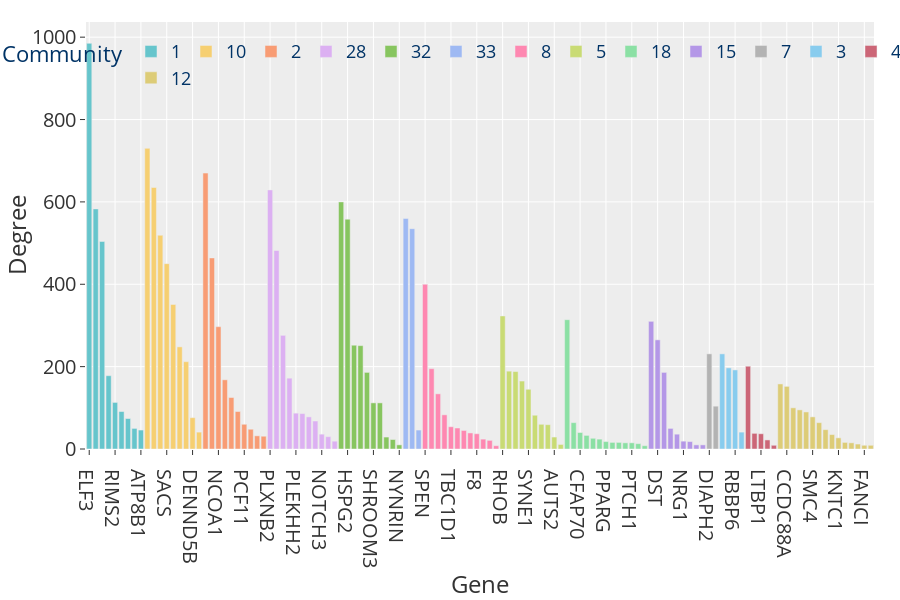

Notebook code for this chart:
### Code cell
col = "degree_t"
sel_com_genes["degree_t"] = network_stats["degree_t"]
sel_com_genes.sort_values(by="degree_t", ascending=False, inplace=True)
sel_com_genes["max_b"] = sel_com_genes["max_b"].astype(str)
colors = px.colors.qualitative.Pastel + px.colors.qualitative.Safe
fig = px.bar(sel_com_genes.reset_index(names="gene"), x="gene", y=col, color="max_b", color_discrete_sequence=colors)
fig = fig.update_layout(
    title="",
    legend=dict(
        title="Community",
        orientation="h",
        yanchor="middle",
        xanchor="center",
        y=0.90,
        x=0.5,
        bgcolor="rgba(0,0,0,0)",
        font=dict(size=18, color="#003366"),
    ),
    yaxis=dict(tickfont=dict(size=20), title="Degree"),
    xaxis=dict(tickfont=dict(size=20), title="Gene"),
    font=dict(size=20),
    height=600,
)

# fig.update_layout(
#     xaxis=dict(tickmode="linear", tick0=0, dtick=1),
# )

save_fig(name="SmallCom_gene", fig=fig, base_path=figures_path, width=1300, height=600, margin=0.02)
fig

### Figure 1 — Plotly figure (JSON) as saved in the notebook; plotly's stock layout.template omitted (floating-point values rounded to 4 significant figures)
{"data": [{"alignmentgroup": "True", "hovertemplate": "max_b=1<br>gene=%{x}<br>degree_t=%{y}<extra></extra>", "legendgroup": "1", "marker": {"color": "rgb(102, 197, 204)", "pattern": {"shape": ""}}, "name": "1", "offsetgroup": "1", "orientation": "v", "showlegend": true, "textposition": "auto", "type": "bar", "x": ["ELF3", "CHD2", "KLF5", "ABCC5", "RIMS2", "EPHA2", "AKAP13", "TIAM1", "ATP8B1"], "xaxis": "x", "y": [985, 583, 504, 178, 113, 91, 74, 50, 46], "yaxis": "y"}, {"alignmentgroup": "True", "hovertemplate": "max_b=10<br>gene=%{x}<br>degree_t=%{y}<extra></extra>", "legendgroup": "10", "marker": {"color": "rgb(246, 207, 113)", "pattern": {"shape": ""}}, "name": "10", "offsetgroup": "10", "orientation": "v", "showlegend": true, "textposition": "auto", "type": "bar", "x": ["COL7A1", "MYH10", "FN1", "SACS", "PRKDC", "LAMA3", "SF3B3", "DENND5B", "RASAL2"], "xaxis": "x", "y": [730, 635, 519, 450, 351, 248, 212, 76, 41], "yaxis": "y"}, {"alignmentgroup": "True", "hovertemplate": "max_b=2<br>gene=%{x}<br>degree_t=%{y}<extra></extra>", "legendgroup": "2", "marker": {"color": "rgb(248, 156, 116)", "pattern": {"shape": ""}}, "name": "2", "offsetgroup": "2", "orientation": "v", "showlegend": true, "textposition": "auto", "type": "bar", "x": ["AHR", "CREBBP", "NCOA1", "TACC2", "PAN2", "TP53BP2", "PCF11", "ITSN2", "ACACB", "DOT1L"], "xaxis": "x", "y": [670, 464, 297, 168, 125, 91, 60, 48, 32, 31], "yaxis": "y"}, {"alignmentgroup": "True", "hovertemplate": "max_b=28<br>gene=%{x}<br>degree_t=%{y}<extra></extra>", "legendgroup": "28", "marker": {"color": "rgb(220, 176, 242)", "pattern": {"shape": ""}}, "name": "28", "offsetgroup": "28", "orientation": "v", "showlegend": true, "textposition": "auto", "type": "bar", "x": ["PLXNB2", "DMXL2", "SMCHD1", "SCRIB", "PLEKHH2", "PTPRM", "RALGAPA2", "PPL", "NOTCH3", "PLEKHA7", "AFF1"], "xaxis": "x", "y": [629, 482, 276, 172, 87, 86, 78, 68, 36, 30, 19], "yaxis": "y"}, {"alignmentgroup": "True", "hovertemplate": "max_b=32<br>gene=%{x}<br>degree_t=%{y}<extra></extra>", "legendgroup": "32", "marker": {"color": "rgb(135, 197, 95)", "pattern": {"shape": ""}}, "name": "32", "offsetgroup": "32", "orientation": "v", "showlegend": true, "textposition": "auto", "type": "bar", "x": ["RNF213", "HSPG2", "EPG5", "MPDZ", "CDKN2A", "SHROOM3", "PARP14", "OAS2", "ZNFX1", "NYNRIN"], "xaxis": "x", "y": [600, 558, 252, 251, 186, 112, 112, 29, 23, 10], "yaxis": "y"}, {"alignmentgroup": "True", "hovertemplate": "max_b=33<br>gene=%{x}<br>degree_t=%{y}<extra></extra>", "legendgroup": "33", "marker": {"color": "rgb(158, 185, 243)", "pattern": {"shape": ""}}, "name": "33", "offsetgroup": "33", "orientation": "v", "showlegend": true, "textposition": "auto", "type": "bar", "x": ["TRANK1", "VPS13D", "LAMA4"], "xaxis": "x", "y": [560, 535, 46], "yaxis": "y"}, {"alignmentgroup": "True", "hovertemplate": "max_b=8<br>gene=%{x}<br>degree_t=%{y}<extra></extra>", "legendgroup": "8", "marker": {"color": "rgb(254, 136, 177)", "pattern": {"shape": ""}}, "name": "8", "offsetgroup": "8", "orientation": "v", "showlegend": true, "textposition": "auto", "type": "bar", "x": ["SPEN", "SMG1", "PCNT", "HIVEP2", "TBC1D1", "MXRA5", "HIVEP1", "PRDM2", "F8", "HIVEP3", "TRERF1", "SORL1"], "xaxis": "x", "y": [400, 195, 134, 83, 54, 51, 45, 39, 37, 24, 21, 8], "yaxis": "y"}, {"alignmentgroup": "True", "hovertemplate": "max_b=5<br>gene=%{x}<br>degree_t=%{y}<extra></extra>", "legendgroup": "5", "marker": {"color": "rgb(201, 219, 116)", "pattern": {"shape": ""}}, "name": "5", "offsetgroup": "5", "orientation": "v", "showlegend": true, "textposition": "auto", "type": "bar", "x": ["RHOB", "OBSCN", "HRAS", "BRD2", "SYNE1", "UTRN", "LRRCC1", "PPRC1", "AUTS2", "MAGI3"], "xaxis": "x", "y": [323, 189, 188, 165, 145, 82, 60, 59, 29, 11], "yaxis": "y"}, {"alignmentgroup": "True", "hovertemplate": "max_b=18<br>gene=%{x}<br>degree_t=%{y}<extra></extra>", "legendgroup": "18", "marker": {"color": "rgb(139, 224, 164)", "pattern": {"shape": ""}}, "name": "18", "offsetgroup": "18", "orientation": "v", "showlegend": true, "textposition": "auto", "type": "bar", "x": ["FRY", "MYO1F", "CFAP70", "ADGRV1", "EFCAB5", "RERE", "PPARG", "PLCB1", "SIPA1L2", "MAGI2", "PTCH1", "NLRC5", "ZFC3H1"], "xaxis": "x", "y": [314, 64, 40, 33, 26, 24, 18, 16, 16, 15, 15, 13, 8], "yaxis": "y"}, {"alignmentgroup": "True", "hovertemplate": "max_b=15<br>gene=%{x}<br>degree_t=%{y}<extra></extra>", "legendgroup": "15", "marker": {"color": "rgb(180, 151, 231)", "pattern": {"shape": ""}}, "name": "15", "offsetgroup": "15", "orientation": "v", "showlegend": true, "textposition": "auto", "type": "bar", "x": ["PLEC", "DST", "ITPR2", "DYNC2H1", "DOCK4", "NRG1", "TP63", "FASN", "MCM4"], "xaxis": "x", "y": [310, 265, 186, 50, 36, 19, 18, 10, 10], "yaxis": "y"}, {"alignmentgroup": "True", "hovertemplate": "max_b=7<br>gene=%{x}<br>degree_t=%{y}<extra></extra>", "legendgroup": "7", "marker": {"color": "rgb(179, 179, 179)", "pattern": {"shape": ""}}, "name": "7", "offsetgroup": "7", "orientation": "v", "showlegend": true, "textposition": "auto", "type": "bar", "x": ["DIAPH2", "ZFP36L2"], "xaxis": "x", "y": [231, 104], "yaxis": "y"}, {"alignmentgroup": "True", "hovertemplate": "max_b=3<br>gene=%{x}<br>degree_t=%{y}<extra></extra>", "legendgroup": "3", "marker": {"color": "rgb(136, 204, 238)", "pattern": {"shape": ""}}, "name": "3", "offsetgroup": "3", "orientation": "v", "showlegend": true, "textposition": "auto", "type": "bar", "x": ["SYNE2", "FGFR3", "RBBP6", "SPAG17"], "xaxis": "x", "y": [231, 197, 192, 41], "yaxis": "y"}, {"alignmentgroup": "True", "hovertemplate": "max_b=42<br>gene=%{x}<br>degree_t=%{y}<extra></extra>", "legendgroup": "42", "marker": {"color": "rgb(204, 102, 119)", "pattern": {"shape": ""}}, "name": "42", "offsetgroup": "42", "orientation": "v", "showlegend": true, "textposition": "auto", "type": "bar", "x": ["LRP1", "NAV2", "LTBP1", "CSPG4", "XPOT"], "xaxis": "x", "y": [201, 38, 37, 22, 9], "yaxis": "y"}, {"alignmentgroup": "True", "hovertemplate": "max_b=12<br>gene=%{x}<br>degree_t=%{y}<extra></extra>", "legendgroup": "12", "marker": {"color": "rgb(221, 204, 119)", "pattern": {"shape": ""}}, "name": "12", "offsetgroup": "12", "orientation": "v", "showlegend": true, "textposition": "auto", "type": "bar", "x": ["FAT2", "CCDC88A", "DSP", "BRCA1", "UTP20", "SMC4", "ATAD2", "STIL", "DOCK7", "KNTC1", "BUB1", "KIF13A", "MDC1", "FANCI", "CNTLN"], "xaxis": "x", "y": [158, 152, 100, 95, 90, 78, 64, 47, 35, 27, 16, 15, 12, 9, 9], "yaxis": "y"}], "layout": {"barmode": "relative", "font": {"size": 20}, "height": 600, "legend": {"bgcolor": "rgba(0,0,0,0)", "font": {"color": "#003366", "size": 18}, "orientation": "h", "title": {"text": "Community"}, "tracegroupgap": 0, "x": 0.5, "xanchor": "center", "y": 0.9, "yanchor": "middle"}, "margin": {"b": 0, "l": 26, "r": 26, "t": 22}, "title": {"text": ""}, "xaxis": {"anchor": "y", "domain": [0, 1], "tickfont": {"size": 20}, "title": {"text": "Gene"}}, "yaxis": {"anchor": "x", "domain": [0, 1], "tickfont": {"size": 20}, "title": {"text": "Degree"}}}}
